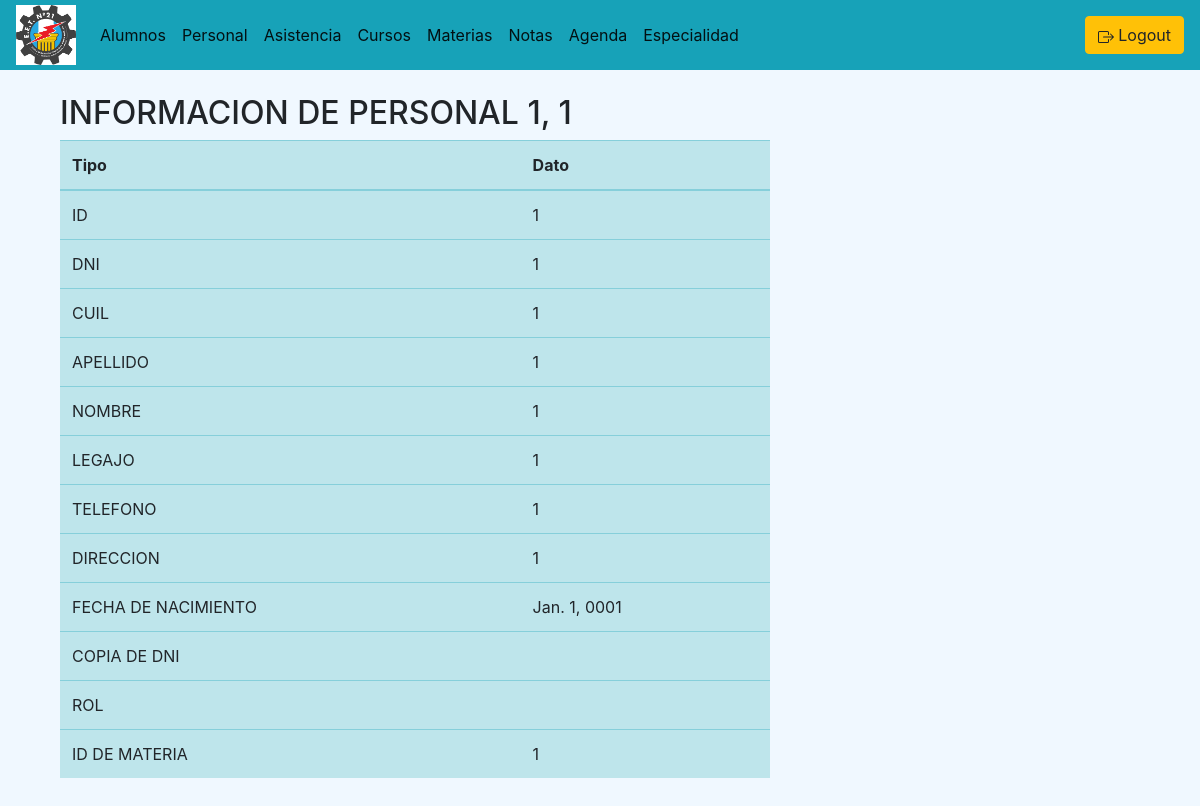
The app's page /personal/verPersonal/1 (signed in) with its own data.
### personal/models.py (models this page shows, shortened)
class Personal(models.Model):
    id_personal = models.AutoField(primary_key=True)
    dni_p = models.CharField(max_length=9)
    cuil_p = models.CharField(max_length=15)
    apellido_p = models.CharField(max_length=50)
    nombre_p = models.CharField(max_length=50)
    legajo_p = models.CharField(max_length=10, blank=True, null=True)
    telefono_p = models.CharField(max_length=20, blank=True, null=True)
    direccion_p = models.CharField(max_length=50, blank=True, null=True)
    fecha_nac_p = models.DateField(blank=True, null=True)
    copiaDNI_p = models.ImageField(upload_to='personal/images/', blank=True, null=True)
    rol_p = models.CharField(max_length=50, blank=True, null=True)
    id_materia = models.ForeignKey(materia_models.Materia, on_delete=models.CASCADE, default=0)

### materia/models.py (models this page shows)
class Materia(models.Model):
    id_materia = models.AutoField(primary_key=True)
    nombreMateria = models.CharField(max_length=50)
    id_especialidad = models.ForeignKey(especialidad_models.Especialidad, on_delete=models.CASCADE, null=True)
    def __str__(self):
        texto = "{0}"
        return texto.format(self.nombreMateria)

### personal/views.py (the view)
# urls.py: path('verPersonal/<id_personal>', views.verPersonal, name='ver_personal'),
def verPersonal(request, id_personal):
    personal = Personal.objects.get(id_personal=id_personal)
    return render(request, "verPersonal.html", {"personal": personal})

### personal/templates/verPersonal.html
{% extends "./base.html" %} {% block title %}Edicion Alumno {%endblock%}
{% block body %}
<div class="col-sm-12 col-md-6 col-lg-8 col-xl-8" bg-color="#80000">
  <h2>
    INFORMACION DE PERSONAL {{personal.apellido_p}}, {{personal.nombre_p}}
  </h2>
  <table class="table table-info">
    <thead>
      <th>Tipo</th>
      <th>Dato</th>
    </thead>
    <tbody>
      <tr>
        <td>ID</td>
        <td>{{personal.id_personal}}</td>
      </tr>
      <tr>
        <td>DNI</td>
        <td>{{personal.dni_p}}</td>
      </tr>
      <tr>
        <td>CUIL</td>
        <td>{{personal.cuil_p}}</td>
      </tr>
      <tr>
        <td>APELLIDO</td>
        <td>{{personal.apellido_p}}</td>
      </tr>
      <tr>
        <td>NOMBRE</td>
        <td>{{personal.nombre_p}}</td>
      </tr>
      <tr>
        <td>LEGAJO</td>
        <td>{{personal.legajo_p}}</td>
      </tr>
      <tr>
        <td>TELEFONO</td>
        <td>{{personal.telefono_p}}</td>
      </tr>
      <tr>
        <td>DIRECCION</td>
        <td>{{personal.direccion_p}}</td>
      </tr>
      <tr>
        <td>FECHA DE NACIMIENTO</td>
        <td>{{personal.fecha_nac_p}}</td>
      </tr>
      <tr>
        <td>COPIA DE DNI</td>
        <td>{{personal.copiaDNI_p}}</td>
      </tr>
      <tr>
        <td>ROL</td>
        <td>{{personal.rol_p}}</td>
      </tr>
      <tr>
        <td>ID DE MATERIA</td>
        <td>{{personal.id_materia}}</td>
      </tr>
    </tbody>
  </table>
</div>
{% endblock %}

### records on screen
Personal: apellido_p "1", nombre_p "1", id_personal "1", dni_p "1", cuil_p "1", legajo_p "1", telefono_p "1", direccion_p "1", fecha_nac_p "Jan. 1, 0001", id_materia "1"
